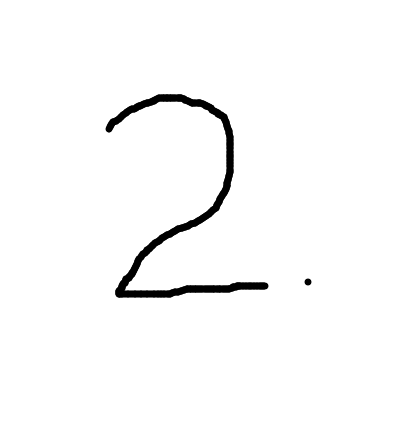
#> input picture toolStudy/fig2.png, 412 x 427 px
$ python PILstudy.py
#> lines starting #> are read from the running program, lines starting #| are printed output that depends on the picture; after the words box and inside, x2 and y2 are one past the last pixel; in counts of white or black regions, pixels touching at a corner belong together
from PIL import Image
import matplotlib.pyplot as plt
import numpy as np


# [16 lines of commented-out code are left out]


def changeShape(arr, rr, rc):
    inrm= np.zeros((rr, arr.shape[1]))
    rm = np.zeros((rr, rc))
    rratio = int(np.floor(arr.shape[0] / rr))
    cratio = int(np.floor(arr.shape[1] / rc))
    for j in range(rr):
        temp = arr[j * rratio:(j + 1) * rratio, :]
        temp=temp.sum(axis=0)
        for i in range(arr.shape[1]):
            inrm[j, i] = temp[i]
    for j in range(rc):
        temp = inrm[:, j * cratio:(j + 1) * cratio]
        temp =temp.sum(axis=1)
        for i in range(rr):
            if temp[i]>0:
                rm[i, j] = 1
            else:
                rm[i, j] = 0
    return rm


img = np.array(Image.open('fig2.png').convert('L'))

rows, cols = img.shape
#> rows = 427; cols = 412
for i in range(rows):
    for j in range(cols):
        if (img[i, j] >= 250):
            img[i, j] = 0
        else:
            img[i, j] = 1
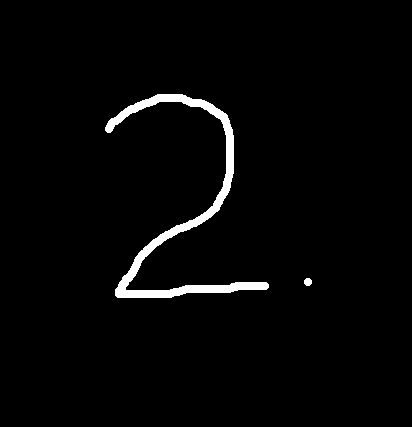
#> img: shape (427, 412); values 0 (black) and 1 (white), 2.4% white; 2 white regions, box (x1, y1, x2, y2) and area: (105, 94, 269, 298) 4117, (304, 278, 312, 286) 52
rs=changeShape(img, 32, 32)
#> after the loop in changeShape, `for j in range(rr):`:
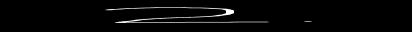
#> inrm: shape (32, 412) float64; min 0, max 13, mean 0.316; drawn with min black and max white
#> after the loop in changeShape, `for j in range(rc):`:
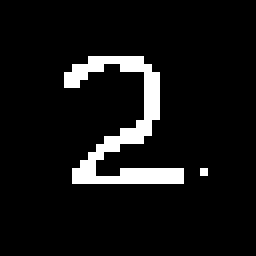
#> rm: shape (32, 32) float64 (shown 8 times larger); values 0 (black) and 1 (white), 7.4% white in thin lines or dots, all inside (x1, y1, x2, y2) = (8, 7, 26, 23)
print(rs)
#> (printed output is left out)
plt.figure("lena")
plt.imshow(img, cmap='gray')
plt.axis('off')
plt.show()
np.savetxt('2.txt', rs, fmt="%d", delimiter=' ')
